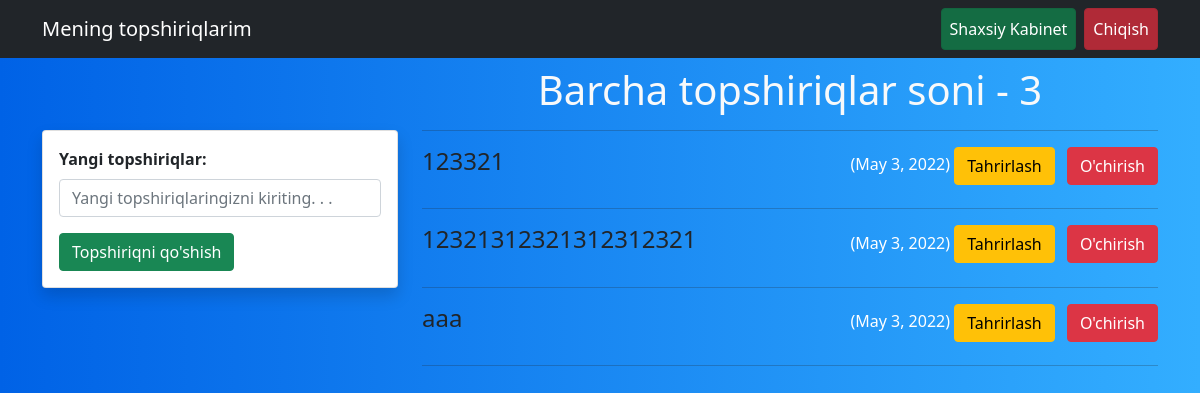
The app's page / (signed in) with its own data.
### mysite/models.py (models this page shows, shortened)
class Task(models.Model):
    task=models.TextField()
    user=models.ForeignKey(User,on_delete=models.CASCADE)
    created_at=models.DateTimeField(auto_now_add=True)

### mysite/views.py (the view)
# urls.py: path('',home,name='home-page'),
@login_required(login_url='login-page')
def home(request):
    if request.method=='POST':
        taskValue=request.POST['task']
        data=Task(task=taskValue,user=request.user)
        data.save()
        return redirect('home-page')
    task=Task.objects.filter(user=request.user)
    return render(request,'home.html',{'tasks':task})
    return redirect('profile-page')

### templates/home.html (shortened to what this page needs)
{% extends 'base.html' %}
{% block mycontent %}
<div class="container mt-2">
    <div class="row">
        <div class="col-md-4 mt-5">
            <div class="card shadow p-3 mt-3">
                <form method="post">
                <div class="form-group">
                    <label class="form-label"><strong>Yangi topshiriqlar:</strong></label>
                    <input type="text" class="form-control" name="task" placeholder="Yangi topshiriqlaringizni kiriting. . .">
                </div>
                <div class="form-group mt-2">
                    <input type="submit" class="btn btn-success mt-2" value="Topshiriqni qo'shish">
                </div>
            </form>
            </div>
        </div>
        <div class="col-md-8">
            <h1 class="text-center text-light">Barcha topshiriqlar soni -  {{tasks|length}}</h1>
            <hr>
            {% for task in tasks%}
            <div class="d-flex justify-content-between">
                <h4>{{task.task}}</h4>
               <div>
                    <p style="color:white;"class="d-inline-block ">({{task.created_at|date}})</p>
                    <a href="{% url 'task-edit-page' task.id %}" class="btn btn-warning me-2">Tahrirlash</a>
                    <a href="{% url 'task-delete-page' task.id %}" class="btn btn-danger">O'chirish</a>
               </div>
            </div>
            <hr>
            {% endfor %}
        </div>
    </div>
</div>
{% endblock %}

### templates/home.html (style rules this page uses)
body { background: linear-gradient(to right, #0062E6, #33AEFF); }

### records on screen
Task: task "123321", created_at "May 3, 2022"
Task: task "12321312321312312321", created_at "May 3, 2022"
Task: task "aaa", created_at "May 3, 2022"

### other values on screen
{{ tasks|length }} "3"
